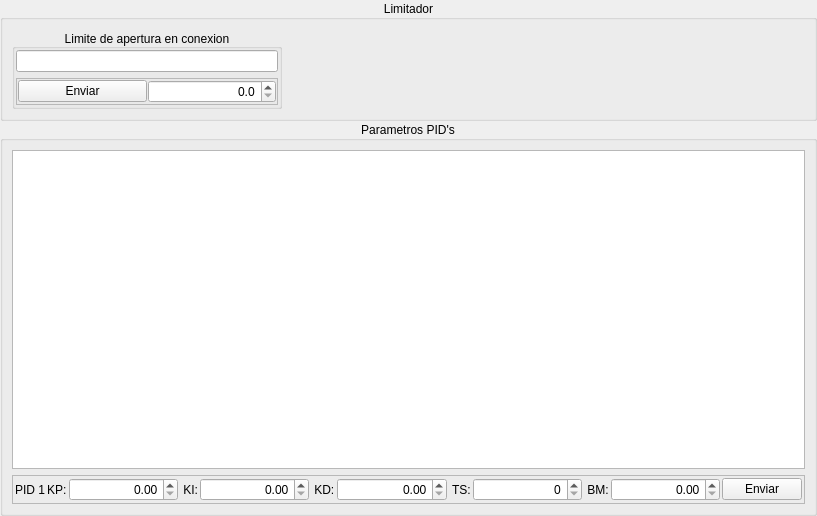
<?xml version="1.0" encoding="UTF-8"?>
<ui version="4.0">
 <class>ControlOptWdgUi</class>
 <widget class="QWidget" name="ControlOptWdgUi">
  <property name="geometry">
   <rect>
    <x>0</x>
    <y>0</y>
    <width>817</width>
    <height>516</height>
   </rect>
  </property>
  <property name="windowTitle">
   <string>Form</string>
  </property>
  <layout class="QVBoxLayout" name="verticalLayout">
   <property name="spacing">
    <number>0</number>
   </property>
   <property name="leftMargin">
    <number>0</number>
   </property>
   <property name="topMargin">
    <number>0</number>
   </property>
   <property name="rightMargin">
    <number>0</number>
   </property>
   <property name="bottomMargin">
    <number>0</number>
   </property>
   <item>
    <widget class="QGroupBox" name="groupBox_2">
     <property name="maximumSize">
      <size>
       <width>16777215</width>
       <height>160</height>
      </size>
     </property>
     <property name="title">
      <string>Limitador</string>
     </property>
     <property name="alignment">
      <set>Qt::AlignCenter</set>
     </property>
     <layout class="QHBoxLayout" name="horizontalLayout">
      <item>
       <widget class="QGroupBox" name="groupBox_8">
        <property name="maximumSize">
         <size>
          <width>270</width>
          <height>16777215</height>
         </size>
        </property>
        <property name="title">
         <string>Limite de apertura en conexion</string>
        </property>
        <property name="alignment">
         <set>Qt::AlignBottom|Qt::AlignHCenter</set>
        </property>
        <layout class="QVBoxLayout" name="verticalLayout_4">
         <property name="leftMargin">
          <number>1</number>
         </property>
         <property name="topMargin">
          <number>1</number>
         </property>
         <property name="rightMargin">
          <number>1</number>
         </property>
         <property name="bottomMargin">
          <number>1</number>
         </property>
         <item>
          <widget class="QLineEdit" name="txtOpLim">
           <property name="alignment">
            <set>Qt::AlignCenter</set>
           </property>
           <property name="readOnly">
            <bool>true</bool>
           </property>
          </widget>
         </item>
         <item>
          <widget class="QFrame" name="frame_9">
           <property name="frameShape">
            <enum>QFrame::StyledPanel</enum>
           </property>
           <property name="frameShadow">
            <enum>QFrame::Raised</enum>
           </property>
           <layout class="QHBoxLayout" name="horizontalLayout_8">
            <property name="spacing">
             <number>1</number>
            </property>
            <property name="leftMargin">
             <number>1</number>
            </property>
            <property name="topMargin">
             <number>1</number>
            </property>
            <property name="rightMargin">
             <number>1</number>
            </property>
            <property name="bottomMargin">
             <number>1</number>
            </property>
            <item>
             <widget class="QPushButton" name="cmdSendOPLim">
              <property name="text">
               <string>Enviar</string>
              </property>
             </widget>
            </item>
            <item>
             <widget class="QDoubleSpinBox" name="spOpLim">
              <property name="alignment">
               <set>Qt::AlignRight|Qt::AlignTrailing|Qt::AlignVCenter</set>
              </property>
              <property name="decimals">
               <number>1</number>
              </property>
             </widget>
            </item>
           </layout>
          </widget>
         </item>
        </layout>
       </widget>
      </item>
      <item>
       <spacer name="horizontalSpacer">
        <property name="orientation">
         <enum>Qt::Horizontal</enum>
        </property>
        <property name="sizeHint" stdset="0">
         <size>
          <width>40</width>
          <height>20</height>
         </size>
        </property>
       </spacer>
      </item>
     </layout>
    </widget>
   </item>
   <item>
    <widget class="QGroupBox" name="groupBox_10">
     <property name="title">
      <string>Parametros PID's</string>
     </property>
     <property name="alignment">
      <set>Qt::AlignCenter</set>
     </property>
     <layout class="QVBoxLayout" name="verticalLayout_2">
      <item>
       <widget class="QTableView" name="tvPIDS"/>
      </item>
      <item>
       <widget class="QFrame" name="frSelection">
        <property name="frameShape">
         <enum>QFrame::StyledPanel</enum>
        </property>
        <property name="frameShadow">
         <enum>QFrame::Raised</enum>
        </property>
        <layout class="QHBoxLayout" name="horizontalLayout_2">
         <property name="spacing">
          <number>2</number>
         </property>
         <property name="leftMargin">
          <number>2</number>
         </property>
         <property name="topMargin">
          <number>2</number>
         </property>
         <property name="rightMargin">
          <number>2</number>
         </property>
         <property name="bottomMargin">
          <number>2</number>
         </property>
         <item>
          <widget class="QLabel" name="pidLabel">
           <property name="sizePolicy">
            <sizepolicy hsizetype="Fixed" vsizetype="Preferred">
             <horstretch>0</horstretch>
             <verstretch>0</verstretch>
            </sizepolicy>
           </property>
           <property name="text">
            <string>PID 1</string>
           </property>
          </widget>
         </item>
         <item>
          <widget class="QLabel" name="label">
           <property name="sizePolicy">
            <sizepolicy hsizetype="Fixed" vsizetype="Preferred">
             <horstretch>0</horstretch>
             <verstretch>0</verstretch>
            </sizepolicy>
           </property>
           <property name="text">
            <string>KP:</string>
           </property>
          </widget>
         </item>
         <item>
          <widget class="QDoubleSpinBox" name="spKp">
           <property name="sizePolicy">
            <sizepolicy hsizetype="Expanding" vsizetype="Fixed">
             <horstretch>0</horstretch>
             <verstretch>0</verstretch>
            </sizepolicy>
           </property>
           <property name="alignment">
            <set>Qt::AlignRight|Qt::AlignTrailing|Qt::AlignVCenter</set>
           </property>
          </widget>
         </item>
         <item>
          <widget class="QLabel" name="label_2">
           <property name="sizePolicy">
            <sizepolicy hsizetype="Fixed" vsizetype="Preferred">
             <horstretch>0</horstretch>
             <verstretch>0</verstretch>
            </sizepolicy>
           </property>
           <property name="text">
            <string> KI:</string>
           </property>
          </widget>
         </item>
         <item>
          <widget class="QDoubleSpinBox" name="spKi">
           <property name="sizePolicy">
            <sizepolicy hsizetype="Expanding" vsizetype="Fixed">
             <horstretch>0</horstretch>
             <verstretch>0</verstretch>
            </sizepolicy>
           </property>
           <property name="alignment">
            <set>Qt::AlignRight|Qt::AlignTrailing|Qt::AlignVCenter</set>
           </property>
          </widget>
         </item>
         <item>
          <widget class="QLabel" name="label_3">
           <property name="sizePolicy">
            <sizepolicy hsizetype="Fixed" vsizetype="Preferred">
             <horstretch>0</horstretch>
             <verstretch>0</verstretch>
            </sizepolicy>
           </property>
           <property name="text">
            <string> KD:</string>
           </property>
          </widget>
         </item>
         <item>
          <widget class="QDoubleSpinBox" name="spKd">
           <property name="sizePolicy">
            <sizepolicy hsizetype="Expanding" vsizetype="Fixed">
             <horstretch>0</horstretch>
             <verstretch>0</verstretch>
            </sizepolicy>
           </property>
           <property name="alignment">
            <set>Qt::AlignRight|Qt::AlignTrailing|Qt::AlignVCenter</set>
           </property>
          </widget>
         </item>
         <item>
          <widget class="QLabel" name="label_4">
           <property name="sizePolicy">
            <sizepolicy hsizetype="Fixed" vsizetype="Preferred">
             <horstretch>0</horstretch>
             <verstretch>0</verstretch>
            </sizepolicy>
           </property>
           <property name="text">
            <string> TS:</string>
           </property>
          </widget>
         </item>
         <item>
          <widget class="QSpinBox" name="spSt">
           <property name="sizePolicy">
            <sizepolicy hsizetype="Expanding" vsizetype="Fixed">
             <horstretch>0</horstretch>
             <verstretch>0</verstretch>
            </sizepolicy>
           </property>
           <property name="alignment">
            <set>Qt::AlignRight|Qt::AlignTrailing|Qt::AlignVCenter</set>
           </property>
          </widget>
         </item>
         <item>
          <widget class="QLabel" name="label_5">
           <property name="sizePolicy">
            <sizepolicy hsizetype="Fixed" vsizetype="Preferred">
             <horstretch>0</horstretch>
             <verstretch>0</verstretch>
            </sizepolicy>
           </property>
           <property name="text">
            <string> BM:</string>
           </property>
          </widget>
         </item>
         <item>
          <widget class="QDoubleSpinBox" name="spDb">
           <property name="sizePolicy">
            <sizepolicy hsizetype="Expanding" vsizetype="Fixed">
             <horstretch>0</horstretch>
             <verstretch>0</verstretch>
            </sizepolicy>
           </property>
           <property name="alignment">
            <set>Qt::AlignRight|Qt::AlignTrailing|Qt::AlignVCenter</set>
           </property>
          </widget>
         </item>
         <item>
          <widget class="QPushButton" name="cmdSendPID">
           <property name="text">
            <string>Enviar</string>
           </property>
          </widget>
         </item>
        </layout>
       </widget>
      </item>
     </layout>
    </widget>
   </item>
  </layout>
 </widget>
 <resources/>
 <connections/>
</ui>
